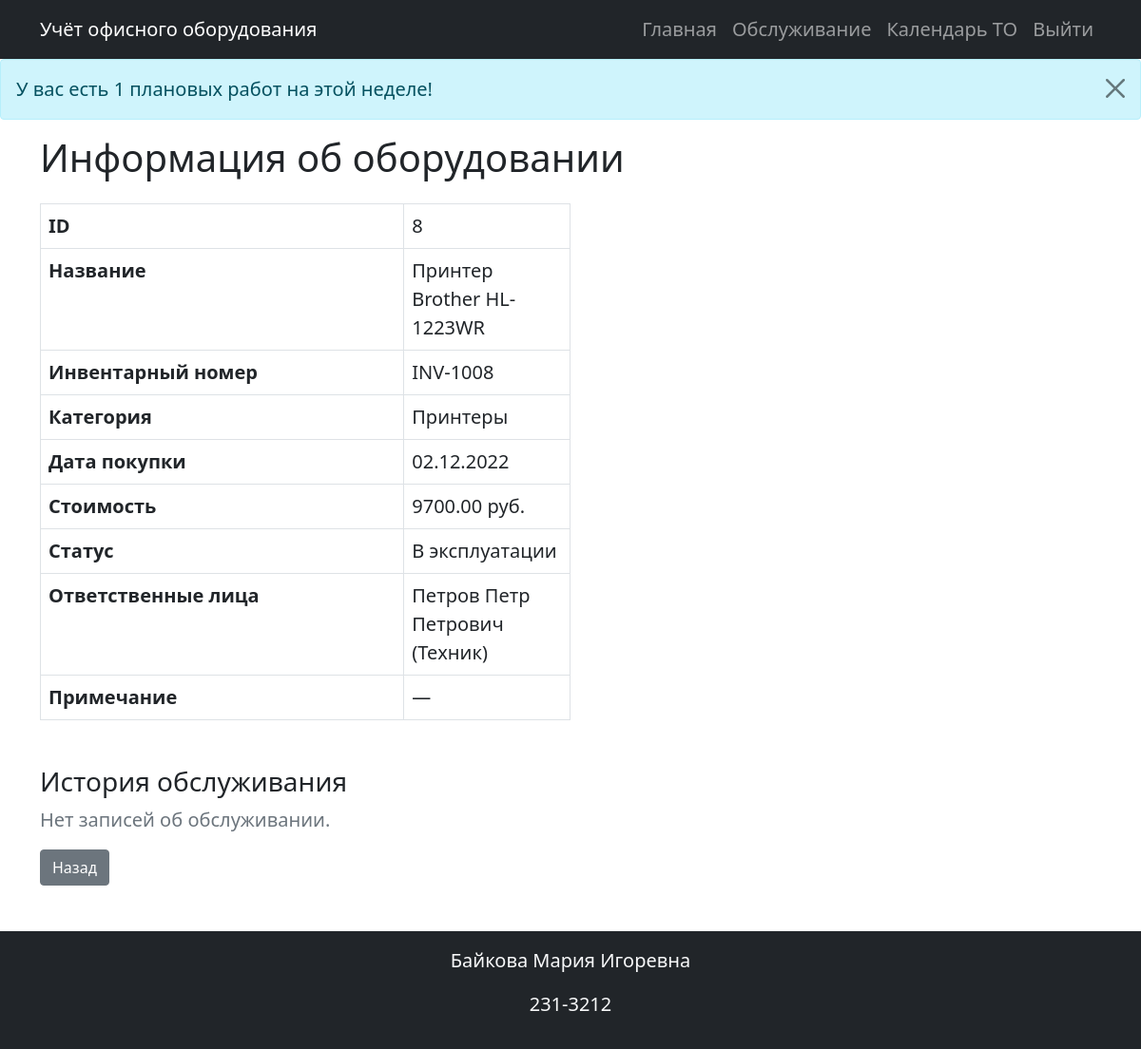
The app's page /equipment/8 (signed in) with its own data.
### models.py (models this page shows)
class Equipment(db.Model):
    id = db.Column(db.Integer, primary_key=True)
    name = db.Column(db.String(255), nullable=False)
    inventory_number = db.Column(db.String(100), nullable=False, unique=True)
    category_id = db.Column(db.Integer, db.ForeignKey('category.id'), nullable=False)
    purchase_date = db.Column(db.Date, nullable=False)
    cost = db.Column(db.Numeric(10, 2), nullable=False)
    status = db.Column(db.Enum('В эксплуатации', 'На ремонте', 'Списано'), nullable=False, default='В эксплуатации')
    comment = db.Column(db.Text)
    category = db.relationship('Category', backref='equipments')
    photo = db.relationship("Photo", back_populates="equipment", uselist=False, cascade='all, delete-orphan')
    service_records = db.relationship('ServiceHistory', backref='equipment', cascade='all, delete-orphan')
    responsible_persons = db.relationship('ResponsiblePerson', secondary=equipment_responsible, back_populates='equipments')

class Category(db.Model):
    id = db.Column(db.Integer, primary_key=True)
    name = db.Column(db.String(100), nullable=False)
    description = db.Column(db.Text, nullable=False)

class ResponsiblePerson(db.Model):
    id = db.Column(db.Integer, primary_key=True)
    full_name = db.Column(db.String(255), nullable=False)
    position = db.Column(db.String(100), nullable=False)
    contact_info = db.Column(db.String(255), nullable=False)
    equipments = db.relationship('Equipment', secondary=equipment_responsible, back_populates='responsible_persons')

### equipment_bp.py (the view)
@equipment_bp.route('/<int:equipment_id>')
@login_required
@check_rights('view_equipment')
def view_equipment(equipment_id):
    equipment = Equipment.query.get_or_404(equipment_id)
    service_history = []
    if current_user.role.name in ['Admin', 'Technician']:
        service_history = ServiceHistory.query.filter_by(equipment_id=equipment.id).order_by(ServiceHistory.date.desc()).all()
    return render_template('view_equipment.html', equipment=equipment, service_history=service_history)

### app.py (called while the page is built, shortened)
@login_manager.user_loader
def load_user(user_id):
    return db.session.get(User, int(user_id))

@app.before_request
def init_db():
    db.create_all()

@app.before_request
def check_notifications_once_per_week():
    if not current_user.is_authenticated:
        return
    if request.endpoint == 'service.calendar':
        return
    current_week = date.today().isocalendar()[1]
    if session.get('notification_week') == current_week:
        return  # уже показано в этом цикле
    today = datetime.today().date()
    soon = today + timedelta(days=7)
    upcoming = ServiceHistory.query.filter(ServiceHistory.planned == True, ServiceHistory.date.between(today, soon)).all()
    if upcoming:
        flash(f'У вас есть {len(upcoming)} плановых работ на этой неделе!', 'info')
        session['notification_week'] = current_week

### permission.py (called while the page is built)
def check_rights(permission):
    def decorator(view_func):
        @wraps(view_func)
        def wrapper(*args, **kwargs):
            role_name = current_user.role.name if current_user.is_authenticated and current_user.role else None
            allowed = permission in ROLE_PERMISSIONS.get(role_name, set())
            if not allowed:
                flash("У вас недостаточно прав для доступа к данной странице.", "warning")
                return redirect(url_for("index"))
            return view_func(*args, **kwargs)
        return wrapper
    return decorator

### templates/view_equipment.html (shortened to what this page needs)
{% extends 'base.html' %}
{% block content %}
<h1 class="mb-4">Информация об оборудовании</h1>
<table class="table table-bordered w-50">
    <tr>
        <th>ID</th>
        <td>{{ equipment.id }}</td>
    </tr>
    <tr>
        <th>Название</th>
        <td>{{ equipment.name }}</td>
    </tr>
    <tr>
        <th>Инвентарный номер</th>
        <td>{{ equipment.inventory_number }}</td>
    </tr>
    <tr>
        <th>Категория</th>
        <td>{{ equipment.category.name }}</td>
    </tr>
    <tr>
        <th>Дата покупки</th>
        <td>{{ equipment.purchase_date.strftime('%d.%m.%Y') if equipment.purchase_date else '—' }}</td>
    </tr>
    <tr>
        <th>Стоимость</th>
        <td>{{ equipment.cost }} руб.</td>
    </tr>
    <tr>
        <th>Статус</th>
        <td>{{ equipment.status }}</td>
    </tr>
    <tr>
        <th>Ответственные лица</th>
        <td>
            {% for person in equipment.responsible_persons %}
                {{ person.full_name }} ({{ person.position }}){% if not loop.last %}, {% endif %}
            {% else %}
                —
            {% endfor %}
        </td>
    </tr>
    <tr>
        <th>Примечание</th>
        <td>{{ equipment.comment or '—' }}</td>
    </tr>
</table>
{% if current_user.role.name in ['Admin', 'Technician'] %}
    <h3 class="mt-5">История обслуживания</h3>
    {% if service_history %}
        <table class="table table-bordered mt-3">
            <thead>
                <tr>
                    <th>Тип обслуживания</th>
                    <th>Комментарий</th>
                    <th>Дата</th>
                </tr>
            </thead>
            <tbody>
                {% for record in service_history %}
                    <tr>
                        <td>{{ record.service_type }}</td>
                        <td>{{ record.comment or '—' }}</td>
                        <td>{{ record.date.strftime('%d.%m.%Y') }}</td>
                    </tr>
                {% endfor %}
            </tbody>
        </table>
    {% else %}
        <p class="text-muted">Нет записей об обслуживании.</p>
    {% endif %}
{% endif %}
<a href="{{ url_for('index') }}" class="btn btn-secondary">Назад</a>
{% endblock %}

### static/styles.css (style rules this page uses)
body { font-size: 1.25rem; }
.table th:nth-child(1), .table td:nth-child(1) { width: 350px; }
.table th:nth-child(2), .table td:nth-child(2) { width: 160px; }

### records on screen
Equipment: id "8", name "Принтер Brother HL-1223WR", inventory_number "INV-1008", purchase_date "02.12.2022", cost "9700.00", status "В эксплуатации", comment "—"
Category: category.name "Принтеры"
ResponsiblePerson: full_name "Петров Петр Петрович", position "Техник"

### other values on screen
{{ message }} "У вас есть 1 плановых работ на этой неделе!"
